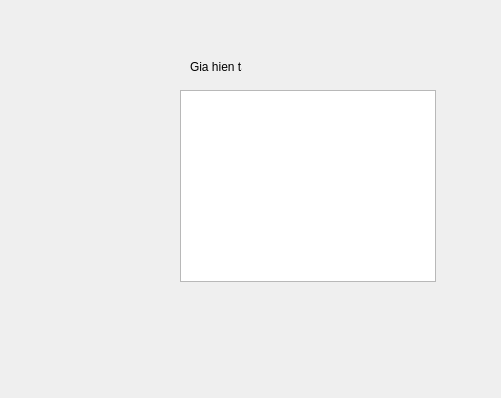
<?xml version="1.0" encoding="UTF-8"?>
<ui version="4.0">
 <class>ManagerGiaThuoc</class>
 <widget class="QWidget" name="ManagerGiaThuoc">
  <property name="geometry">
   <rect>
    <x>0</x>
    <y>0</y>
    <width>501</width>
    <height>398</height>
   </rect>
  </property>
  <property name="windowTitle">
   <string>Form</string>
  </property>
  <widget class="QTreeView" name="treeView">
   <property name="geometry">
    <rect>
     <x>180</x>
     <y>90</y>
     <width>256</width>
     <height>192</height>
    </rect>
   </property>
  </widget>
  <widget class="QLabel" name="label">
   <property name="geometry">
    <rect>
     <x>190</x>
     <y>60</y>
     <width>52</width>
     <height>14</height>
    </rect>
   </property>
   <property name="text">
    <string>Gia hien tai</string>
   </property>
  </widget>
 </widget>
 <resources/>
 <connections/>
</ui>
